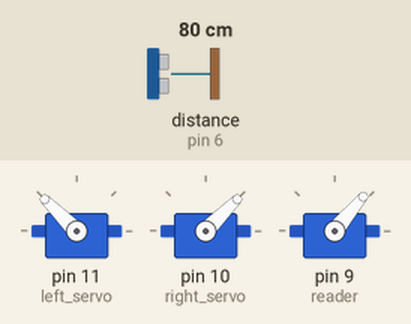
Recording of a sketch running on a simulated Arduino Uno, built with avr-gcc and run on an emulated ATmega328P. Parts: 3 × servo. The inputs (shaded band) are chosen by the test bench; at power-on: distance to the obstacle (sensor on pin 6) 80 cm. The echo pulse lasts 58.3 µs per cm.

Above: at 1.08 s.
1.4 s: distance to the obstacle (sensor on pin 6) set to 33 cm
At 1.74 s:
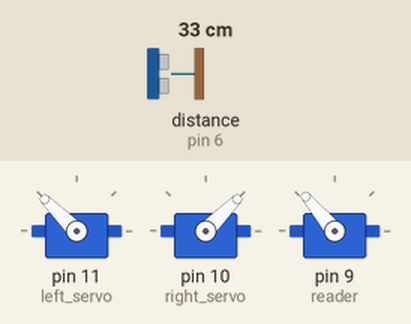
4.4 s: distance to the obstacle (sensor on pin 6) set to 26 cm
At 4.7 s:
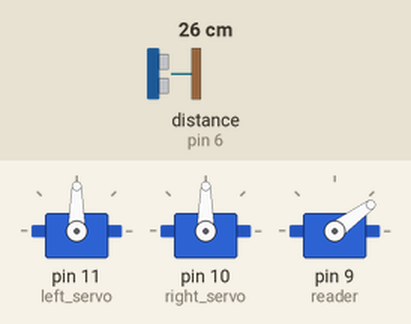
At 6.5 s:
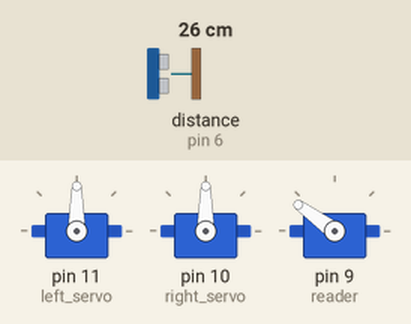
7.4 s: distance to the obstacle (sensor on pin 6) set to 2 cm
At 10.3 s:
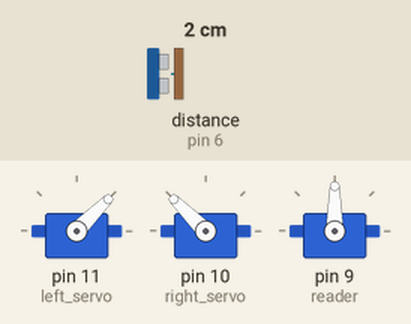
10.4 s: distance to the obstacle (sensor on pin 6) set to 14 cm
13.4 s: distance to the obstacle (sensor on pin 6) set to 18 cm
16.4 s: distance to the obstacle (sensor on pin 6) set to 4 cm
Timing chart, 0 to 20.4 s (numbered marks = the images above; inputs shaded):
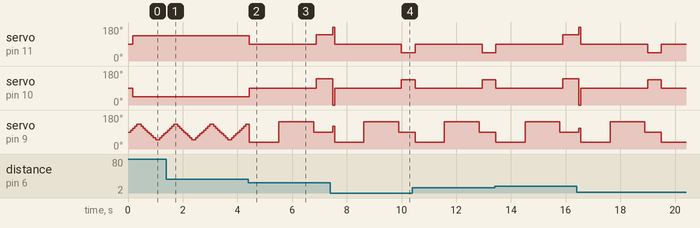

Measured:
- the behaviour switches between 30 and 29 cm on distance to the obstacle (sensor on pin 6) (found by bisection; images 1 and 2)
- after the input at 4.4 s, servo on pin 11 (left_servo): 135° → 90° at once, → 140° 2.4 s later; servo on pin 10 (right_servo): 45° → 90° at once, → 140° 2.4 s later

The sketch:

NEECboto.ino
```cpp
#include <Servo.h>        //add Servo Motor library
#include <NewPing.h>      //add Ultrasonic sensor library

#define TRIG_PIN 7
#define ECHO_PIN 6
#define MAX_DISTANCE 300 // sets maximum useable sensor measuring distance to 300cm
#define COLL_DIST 30 // sets distance at which robot stops and reverses to 30cm
#define TURN_DIST COLL_DIST+20 // sets distance at which robot veers away from object

NewPing sonar(TRIG_PIN, ECHO_PIN, MAX_DISTANCE); // sets up sensor library to use the correct pins to measure distance.

Servo left_servo;  // create servo object to control servos
Servo right_servo;
Servo reader;

//Global variables
int leftDistance, rightDistance; //distances on either side
int curDist = 0;
int angle;
int up;

//-------------------------------------------- SETUP LOOP ----------------------------------------------------------------------------
void setup() {
  left_servo.attach(11);
  right_servo.attach(10);
  reader.attach(9);
  reader.write(90);
  delay(100); // delay for one seconds
  angle=90;
  up=1;
 }
//------------------------------------------------------------------------------------------------------------------------------------

//---------------------------------------------MAIN LOOP ------------------------------------------------------------------------------
void loop() {

  if(angle<130 and up==1){
    angle=angle+10;
  } else if (angle>50 and up==0){
    angle=angle-10;
  } else if (angle>=125){
    up=0;
  } else  if (angle<=55) {
    up=1;
  }

  reader.write(angle);  // move eyes forward

  if (readPing() < COLL_DIST) {
    reader.write(90);
    changePath();
  }  // if forward is blocked change direction
  else {
    moveForward();  // move forward
  }
  //delay(500);
 }
//-----------------------------------------------------------//Deciding which side to go//------------------------------------------------------------------------

void changePath() {
  moveStop();   // stop forward movement
    reader.write(36);  // check distance to the right
    delay(500);
    rightDistance = readPing(); //set right distance
    delay(500);
    reader.write(144);  // check distace to the left
    delay(700);
    leftDistance = readPing(); //set left distance
    delay(500);
    reader.write(90); //return to center
    delay(100);
    compareDistance();
  }


void compareDistance()   // find the longest distance
{
  if (leftDistance>rightDistance  and leftDistance>30) //if left is less obstructed
  {
    turnLeft();
  }
  else if (rightDistance>leftDistance and rightDistance>30) //if right is less obstructed
  {
    turnRight();
  }
   else  if (leftDistance<30 and rightDistance<30 and leftDistance>15 and rightDistance>15) //if they are equally obstructed
  {

    turnAround();
  } else {

    moveBackward();
    delay(500);
    changePath();

  }
}


//--------------------------------------------//Reading the distance//-------------------------------------------------------------------------------------

int readPing() { // read the ultrasonic sensor distance
  delay(70);
  unsigned int uS = sonar.ping();
  int cm = uS/US_ROUNDTRIP_CM;
  return cm;
}
//------------------------------------------------//movement---------------------------------------------------------------------------------
void moveStop() { right_servo.write(90); left_servo.write(90);}  // stop the motors.
//-------------------------------------------------------------------------------------------------------------------------------------
void moveForward() {
  right_servo.write(45);
  left_servo.write(135);
}
//-------------------------------------------------------------------------------------------------------------------------------------
void moveBackward() {
    right_servo.write(135);
    left_servo.write(45);
}
//-------------------------------------------------------------------------------------------------------------------------------------
void turnRight() {
  left_servo.write(140);
  right_servo.write(140);
  delay(150); // run motors this way for 1500

   right_servo.write(0); //Set motors back to forward
   left_servo.write(180);
}
//-------------------------------------------------------------------------------------------------------------------------------------
void turnLeft() {
  left_servo.write(40);
  right_servo.write(40);
  delay(150); // run motors this way for 1500
  right_servo.write(0); //Set motors back to forward
  left_servo.write(180);
}
//-------------------------------------------------------------------------------------------------------------------------------------
void turnAround() {
  left_servo.write(140);
  right_servo.write(140);
  delay(600); // run motors this way for 1700

  right_servo.write(0); //Set motors back to forward
  left_servo.write(180);
}
//--------------------------------------------------------------------------------------------------------------------------------------
//void
```
